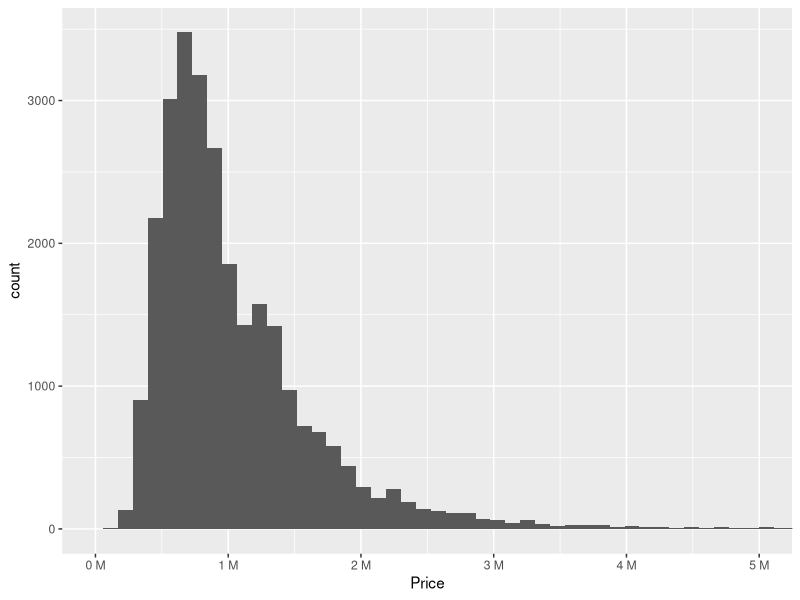
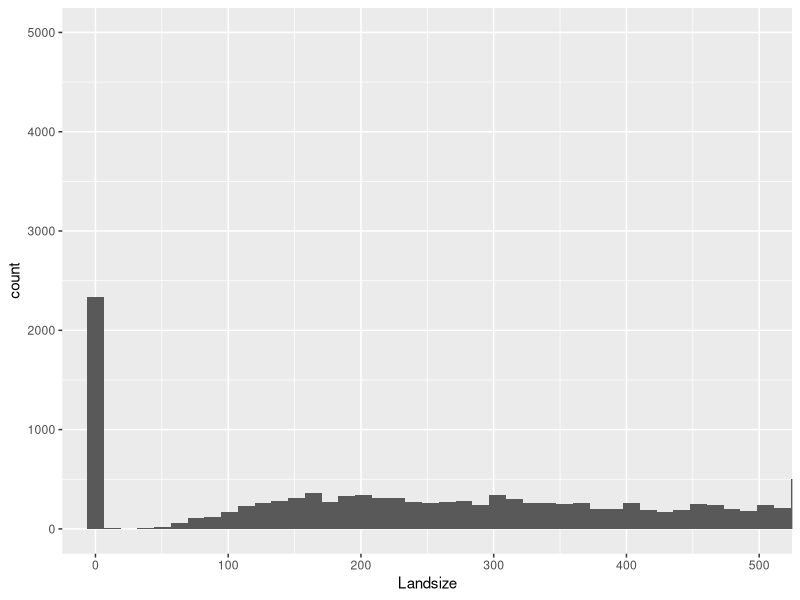
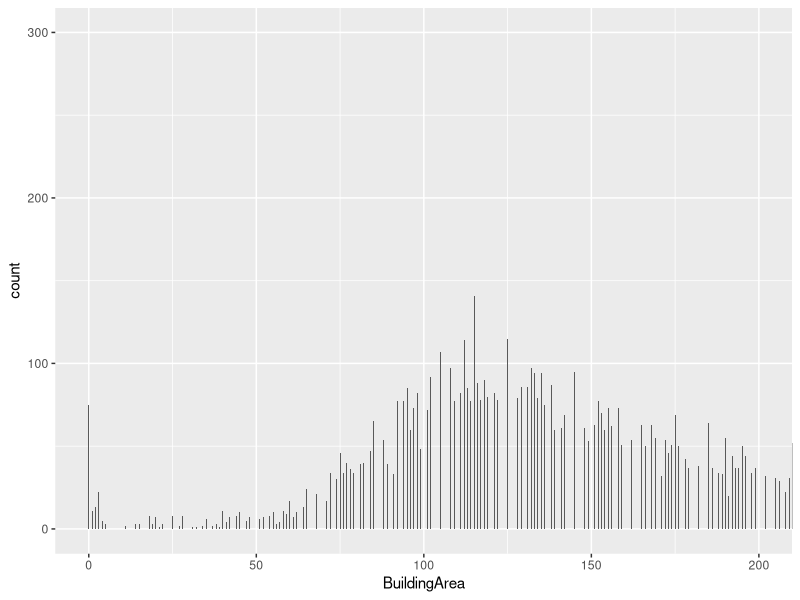
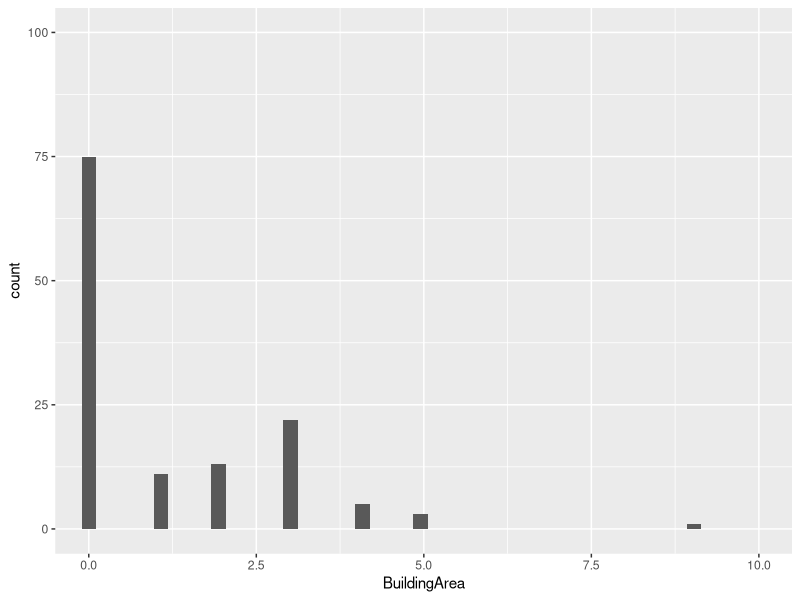
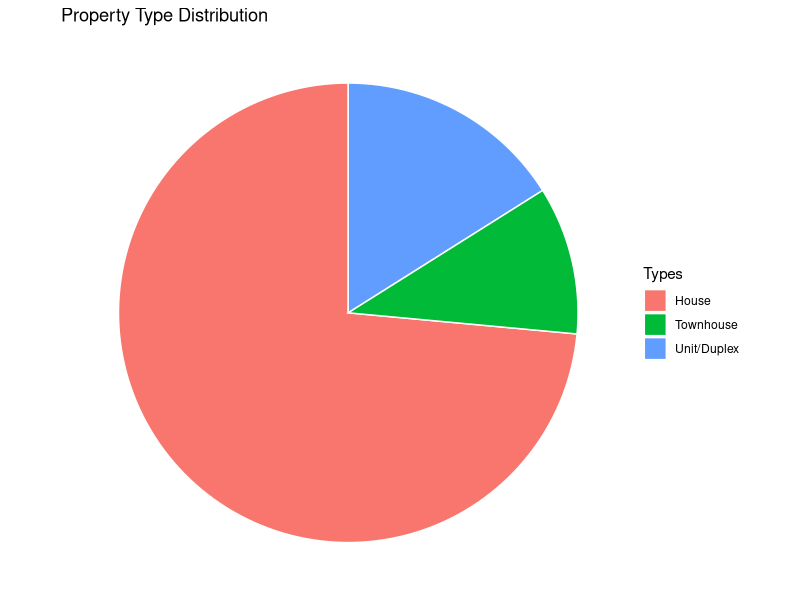

R code for these plots, in order: (Note: this script raises an error after producing the figures.)
## ---- chunk 1
housing_dataset <- read.csv("melbourne_data.csv",
                            stringsAsFactors = FALSE, na.strings = "#N/A")
## ---- chunk 2
str(housing_dataset)
## ---- chunk 3
housing_dataset$X <- NULL
## ---- chunk 4
housing_dataset$Date <- as.Date(housing_dataset$Date, format = "%d/%m/%Y")
## ---- chunk 5
str(housing_dataset$Date)
summary(housing_dataset$Date)
## ---- chunk 6
housing_dataset$Type[housing_dataset$Type == "h"] <- "House"
housing_dataset$Type[housing_dataset$Type == "u"] <- "Unit/Duplex"
housing_dataset$Type[housing_dataset$Type == "t"] <- "Townhouse"
housing_dataset$Type <- factor(housing_dataset$Type)
## ---- chunk 7
levels(factor(housing_dataset$Type))
str(housing_dataset$Type)
summary(housing_dataset$Type)
## ---- chunk 8
housing_dataset$Price <- as.integer(housing_dataset$Price)
## ---- chunk 9
str(housing_dataset$Price)
summary(housing_dataset$Price)
## ---- chunk 10
housing_dataset$Landsize <- as.integer(housing_dataset$Landsize)
housing_dataset$BuildingArea <- as.integer(housing_dataset$BuildingArea)
## ---- chunk 11
str(housing_dataset$Landsize)
summary(housing_dataset$Landsize)
## ---- chunk 12
str(housing_dataset$BuildingArea)
summary(housing_dataset$BuildingArea)
## ---- chunk 13
housing_dataset$Rooms <- as.integer(housing_dataset$Rooms)
housing_dataset$Bathroom <- as.integer(housing_dataset$Bathroom)
housing_dataset$Car <- as.integer(housing_dataset$Car)
## ---- chunk 14
str(housing_dataset$Rooms)
summary(housing_dataset$Rooms)
## ---- chunk 15
str(housing_dataset$Bathroom)
summary(housing_dataset$Bathroom)
## ---- chunk 16
str(housing_dataset$Car)
summary(housing_dataset$Car)
## ---- chunk 17
housing_dataset$YearBuilt <- as.integer(housing_dataset$YearBuilt)
## ---- chunk 18
str(housing_dataset$YearBuilt)
summary(housing_dataset$YearBuilt)
## ---- chunk 19
housing_dataset$Distance <- as.numeric(housing_dataset$Distance)
## ---- chunk 20
str(housing_dataset$Distance)
summary(housing_dataset$Distance)
## ---- chunk 21
housing_dataset$Regionname <- factor(housing_dataset$Regionname)
## ---- chunk 22
levels(factor(housing_dataset$Regionname))
str(housing_dataset$Regionname)
summary(housing_dataset$Regionname)
## ---- chunk 23
housing_dataset$Propertycount <- factor(housing_dataset$Propertycount)
## ---- chunk 24
levels(factor(housing_dataset$Propertycount))
## ---- chunk 25
str(housing_dataset$Propertycount)
summary(housing_dataset$Propertycount)
## ---- chunk 26
housing_dataset[is.na(housing_dataset$Distance), ]
housing_dataset[is.na(housing_dataset$Regionname), ]
housing_dataset[is.na(housing_dataset$Propertycount), ]
## ---- chunk 27
summary(housing_dataset$Regionname[housing_dataset$Distance == 5.1])
## ---- chunk 28
housing_dataset[18524, "Regionname"] <- "Western Metropolitan"
## ---- chunk 29
summary(housing_dataset$Regionname[housing_dataset$Distance == 7.7])
## ---- chunk 30
housing_dataset[26889, "Regionname"] <- "Southern Metropolitan"
## ---- chunk 31
summary(housing_dataset$Propertycount[housing_dataset$Distance == 5.1 &
                                      housing_dataset$Regionname == "Western Metropolitan"])
## ---- chunk 32
housing_dataset[18524, "Price"]
## ---- chunk 33
summary(housing_dataset$Price[housing_dataset$Distance == 5.1 &
                              housing_dataset$Regionname == "Western Metropolitan" &
                              housing_dataset$Propertycount == 7570])
## ---- chunk 34
summary(housing_dataset$Price[housing_dataset$Distance == 5.1 &
                              housing_dataset$Regionname == "Western Metropolitan" &
                              housing_dataset$Propertycount == 2417])
## ---- chunk 35
housing_dataset[18524, "Propertycount"] <- 7570
## ---- chunk 36
summary(housing_dataset$Propertycount[housing_dataset$Distance == 7.7 &
                                      housing_dataset$Regionname == "Southern Metropolitan"])
## ---- chunk 37
housing_dataset[26889, "Price"]
## ---- chunk 38
summary(housing_dataset$Price[housing_dataset$Distance == 7.7 &
                              housing_dataset$Regionname == "Southern Metropolitan" &
                              housing_dataset$Propertycount == 8920])
## ---- chunk 39
summary(housing_dataset$Price[housing_dataset$Distance == 7.7 &
                              housing_dataset$Regionname == "Southern Metropolitan" &
                              housing_dataset$Propertycount == 8989])
## ---- chunk 40
housing_dataset[26889, "Propertycount"] <- 8989
## ---- chunk 41
housing_dataset[29484, ]
## ---- chunk 42
housing_dataset <- housing_dataset[-c(29484), ]
## ---- chunk 43
summary(housing_dataset)
## ---- chunk 44
quantile(housing_dataset$Price, 0.99, na.rm = TRUE)
quantile(housing_dataset$Price, 0.01, na.rm = TRUE)
## ---- chunk 45
library(ggplot2)
library(scales)
## ---- chunk 46
ggplot(data = housing_dataset, aes(x = Price)) +
  geom_histogram(bins = 100) +
  coord_cartesian(xlim = c(0, 5000000)) +
  scale_x_continuous(labels = unit_format(unit = "M", scale = 1e-6))
## ---- chunk 47
housing_dataset <- housing_dataset[(housing_dataset$Price <= quantile(housing_dataset$Price, 0.99, na.rm = TRUE) |
                                    is.na(housing_dataset$Price)), ]
housing_dataset <- housing_dataset[(housing_dataset$Price >= quantile(housing_dataset$Price, 0.01, na.rm = TRUE) |
                                    is.na(housing_dataset$Price)), ]
## ---- chunk 48
quantile(housing_dataset$Landsize, 0.99, na.rm = TRUE)
quantile(housing_dataset$Landsize, 0.01, na.rm = TRUE)
## ---- chunk 49
ggplot(data = housing_dataset, aes(x = Landsize)) +
  geom_histogram(bins = nrow(housing_dataset)) +
  coord_cartesian(xlim = c(0, 500), ylim = c(0, 5000))
## ---- chunk 50
housing_dataset <- housing_dataset[housing_dataset$Landsize > 0 | is.na(housing_dataset$Landsize), ]
## ---- chunk 51
quantile(housing_dataset$Landsize, 0.99, na.rm = TRUE)
quantile(housing_dataset$Landsize, 0.01, na.rm = TRUE)
## ---- chunk 52
housing_dataset <- housing_dataset[(housing_dataset$Landsize < quantile(housing_dataset$Landsize, 0.99, na.rm = TRUE) |
                                    is.na(housing_dataset$Landsize)), ]
housing_dataset <- housing_dataset[(housing_dataset$Landsize > quantile(housing_dataset$Landsize, 0.01, na.rm = TRUE) |
                                    is.na(housing_dataset$Landsize)), ]
## ---- chunk 53
quantile(housing_dataset$BuildingArea, 0.99, na.rm = TRUE)
quantile(housing_dataset$BuildingArea, 0.01, na.rm = TRUE)
## ---- chunk 54
ggplot(data = housing_dataset, aes(x = BuildingArea)) +
  geom_histogram(bins = nrow(housing_dataset)) +
  coord_cartesian(xlim = c(0, 200), ylim = c(0, 300))
## ---- chunk 55
ggplot(data = housing_dataset, aes(x = BuildingArea)) +
  geom_histogram(bins = nrow(housing_dataset)) +
  coord_cartesian(xlim = c(0, 10), ylim = c(0, 100))
## ---- chunk 56
housing_dataset <- housing_dataset[housing_dataset$BuildingArea > 5 | is.na(housing_dataset$BuildingArea), ]
## ---- chunk 57
quantile(housing_dataset$BuildingArea, 0.99, na.rm = TRUE)
quantile(housing_dataset$BuildingArea, 0.01, na.rm = TRUE)
## ---- chunk 58
housing_dataset <- housing_dataset[(housing_dataset$BuildingArea < quantile(housing_dataset$BuildingArea, 0.99, na.rm = TRUE) |
                                    is.na(housing_dataset$BuildingArea)), ]
housing_dataset <- housing_dataset[(housing_dataset$BuildingArea > quantile(housing_dataset$BuildingArea, 0.01, na.rm = TRUE) |
                                    is.na(housing_dataset$BuildingArea)), ]
## ---- chunk 59
housing_dataset <- housing_dataset[housing_dataset$BuildingArea < housing_dataset$Landsize |
                                  is.na(housing_dataset$BuildingArea) |
                                  is.na(housing_dataset$Landsize), ]
## ---- chunk 60
quantile(housing_dataset$Rooms, 0.99, na.rm = TRUE)
quantile(housing_dataset$Rooms, 0.01, na.rm = TRUE)
## ---- chunk 61
housing_dataset <- housing_dataset[housing_dataset$Rooms <= quantile(housing_dataset$Rooms, 0.99, na.rm = TRUE), ]
housing_dataset <- housing_dataset[housing_dataset$Rooms >= quantile(housing_dataset$Rooms, 0.01, na.rm = TRUE), ]
## ---- chunk 62
quantile(housing_dataset$Bathroom, 0.99, na.rm = TRUE)
quantile(housing_dataset$Bathroom, 0.01, na.rm = TRUE)
## ---- chunk 63
housing_dataset <- housing_dataset[(housing_dataset$Bathroom <= quantile(housing_dataset$Bathroom, 0.99, na.rm = TRUE) | is.na(housing_dataset$Bathroom)), ]
housing_dataset <- housing_dataset[(housing_dataset$Bathroom >= quantile(housing_dataset$Bathroom, 0.01, na.rm = TRUE) | is.na(housing_dataset$Bathroom)), ]
## ---- chunk 64
quantile(housing_dataset$Car, 0.99, na.rm = TRUE)
quantile(housing_dataset$Car, 0.01, na.rm = TRUE)
## ---- chunk 65
housing_dataset <- housing_dataset[(housing_dataset$Car <= quantile(housing_dataset$Car, 0.99, na.rm = TRUE) |
                                  is.na(housing_dataset$Car)), ]
housing_dataset <- housing_dataset[(housing_dataset$Car >= quantile(housing_dataset$Car, 0.01, na.rm = TRUE) |
                                  is.na(housing_dataset$Car)), ]
## ---- chunk 66
quantile(housing_dataset$YearBuilt, 0.99, na.rm = TRUE)
quantile(housing_dataset$YearBuilt, 0.01, na.rm = TRUE)
## ---- chunk 67
housing_dataset <- housing_dataset[(housing_dataset$YearBuilt <= quantile(housing_dataset$YearBuilt, 0.99, na.rm = TRUE) |
                                  is.na(housing_dataset$YearBuilt)), ]
housing_dataset <- housing_dataset[(housing_dataset$YearBuilt >= quantile(housing_dataset$YearBuilt, 0.01, na.rm = TRUE) |
                                  is.na(housing_dataset$YearBuilt)), ]
## ---- chunk 68
summary(housing_dataset)
## ---- chunk 69
library(mice)
init <- mice(housing_dataset, maxit = 0)
## ---- chunk 70
meth <- init$method
meth
## ---- chunk 71
meth[c("YearBuilt", "BuildingArea")] <- ""
## ---- chunk 72
pred_m <- quickpred(housing_dataset, mincor = 0.2)
pred_m
## ---- chunk 73
pred_m[, c("Date", "YearBuilt", "BuildingArea")] <- 0
## ---- chunk 74
imp <- mice(data = housing_dataset, method = meth, predictorMatrix = pred_m)
housing_dataset <- complete(imp)
## ---- chunk 75
housing_dataset$BuildingArea <- NULL
housing_dataset$YearBuilt <- NULL
summary(housing_dataset)
## ---- chunk 76
summary(housing_dataset)
## ---- chunk 77
housePercentage <- nrow(housing_dataset[housing_dataset$Type == "House",]) / nrow(housing_dataset)
udPercentage <- nrow(housing_dataset[housing_dataset$Type == "Unit/Duplex",]) / nrow(housing_dataset)
townhousePercentage <- nrow(housing_dataset[housing_dataset$Type == "Townhouse",]) / nrow(housing_dataset)

pieSlices <- c(housePercentage, udPercentage, townhousePercentage)
pieLabels <- c("House", "Unit/Duplex", "Townhouse")
pieChartData <- data.frame(pieLabels, pieSlices)

ggplot(data=pieChartData, aes(x="", y=pieSlices, fill=pieLabels)) +
  geom_bar(stat="identity", width=1, color="white") +
  coord_polar("y", start = 0) +
  theme_void() +
  labs(title = "Property Type Distribution") +
  labs(fill="Types")
## ---- chunk 78
knitr::purl(input = "melbourne-housing.Rmd", output = "melbourne-housing-no-doc.R", documentation = 0)
file.rename(from = "melbourne-housing.md", to = "README.md")
